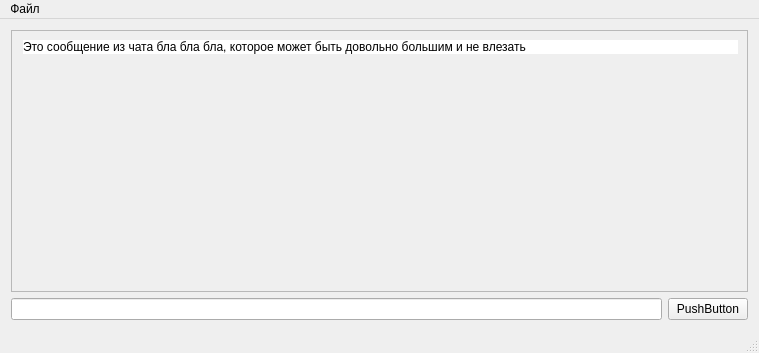
<?xml version="1.0" encoding="UTF-8"?>
<ui version="4.0">
 <class>QtClientClass</class>
 <widget class="QMainWindow" name="QtClientClass">
  <property name="geometry">
   <rect>
    <x>0</x>
    <y>0</y>
    <width>759</width>
    <height>353</height>
   </rect>
  </property>
  <property name="windowTitle">
   <string>QtClient</string>
  </property>
  <widget class="QWidget" name="centralWidget">
   <layout class="QVBoxLayout" name="verticalLayout_3">
    <item>
     <layout class="QVBoxLayout" name="verticalLayout">
      <item>
       <widget class="QScrollArea" name="scrollArea">
        <property name="widgetResizable">
         <bool>true</bool>
        </property>
        <widget class="QWidget" name="scrollAreaWidgetContents">
         <property name="geometry">
          <rect>
           <x>0</x>
           <y>0</y>
           <width>737</width>
           <height>256</height>
          </rect>
         </property>
         <layout class="QVBoxLayout" name="verticalLayout_2">
          <property name="topMargin">
           <number>9</number>
          </property>
          <property name="rightMargin">
           <number>9</number>
          </property>
          <property name="bottomMargin">
           <number>9</number>
          </property>
          <item>
           <widget class="QLabel" name="label_2">
            <property name="sizePolicy">
             <sizepolicy hsizetype="Preferred" vsizetype="Minimum">
              <horstretch>0</horstretch>
              <verstretch>0</verstretch>
             </sizepolicy>
            </property>
            <property name="minimumSize">
             <size>
              <width>0</width>
              <height>0</height>
             </size>
            </property>
            <property name="autoFillBackground">
             <bool>false</bool>
            </property>
            <property name="styleSheet">
             <string notr="true">QLabel {
	border-radius: 10px;
	background-color: rgb(255, 255, 255);
}</string>
            </property>
            <property name="text">
             <string>Это сообщение из чата бла бла бла, которое может быть довольно большим и не влезать</string>
            </property>
            <property name="scaledContents">
             <bool>true</bool>
            </property>
            <property name="wordWrap">
             <bool>true</bool>
            </property>
            <property name="margin">
             <number>10</number>
            </property>
            <property name="indent">
             <number>-1</number>
            </property>
           </widget>
          </item>
          <item>
           <spacer name="verticalSpacer">
            <property name="orientation">
             <enum>Qt::Vertical</enum>
            </property>
            <property name="sizeHint" stdset="0">
             <size>
              <width>20</width>
              <height>40</height>
             </size>
            </property>
           </spacer>
          </item>
         </layout>
        </widget>
       </widget>
      </item>
      <item>
       <layout class="QHBoxLayout" name="horizontalLayout">
        <property name="topMargin">
         <number>0</number>
        </property>
        <item>
         <widget class="QLineEdit" name="lineEdit">
          <property name="clearButtonEnabled">
           <bool>true</bool>
          </property>
         </widget>
        </item>
        <item>
         <widget class="QPushButton" name="pushButton">
          <property name="text">
           <string>PushButton</string>
          </property>
         </widget>
        </item>
       </layout>
      </item>
     </layout>
    </item>
   </layout>
  </widget>
  <widget class="QMenuBar" name="menuBar">
   <property name="geometry">
    <rect>
     <x>0</x>
     <y>0</y>
     <width>759</width>
     <height>22</height>
    </rect>
   </property>
   <widget class="QMenu" name="menu">
    <property name="title">
     <string>Файл</string>
    </property>
    <addaction name="action"/>
   </widget>
   <addaction name="menu"/>
  </widget>
  <widget class="QStatusBar" name="statusBar"/>
  <action name="action">
   <property name="text">
    <string>Показать диалоги</string>
   </property>
  </action>
 </widget>
 <layoutdefault spacing="6" margin="11"/>
 <resources>
  <include location="QtClient.qrc"/>
 </resources>
 <connections/>
</ui>
